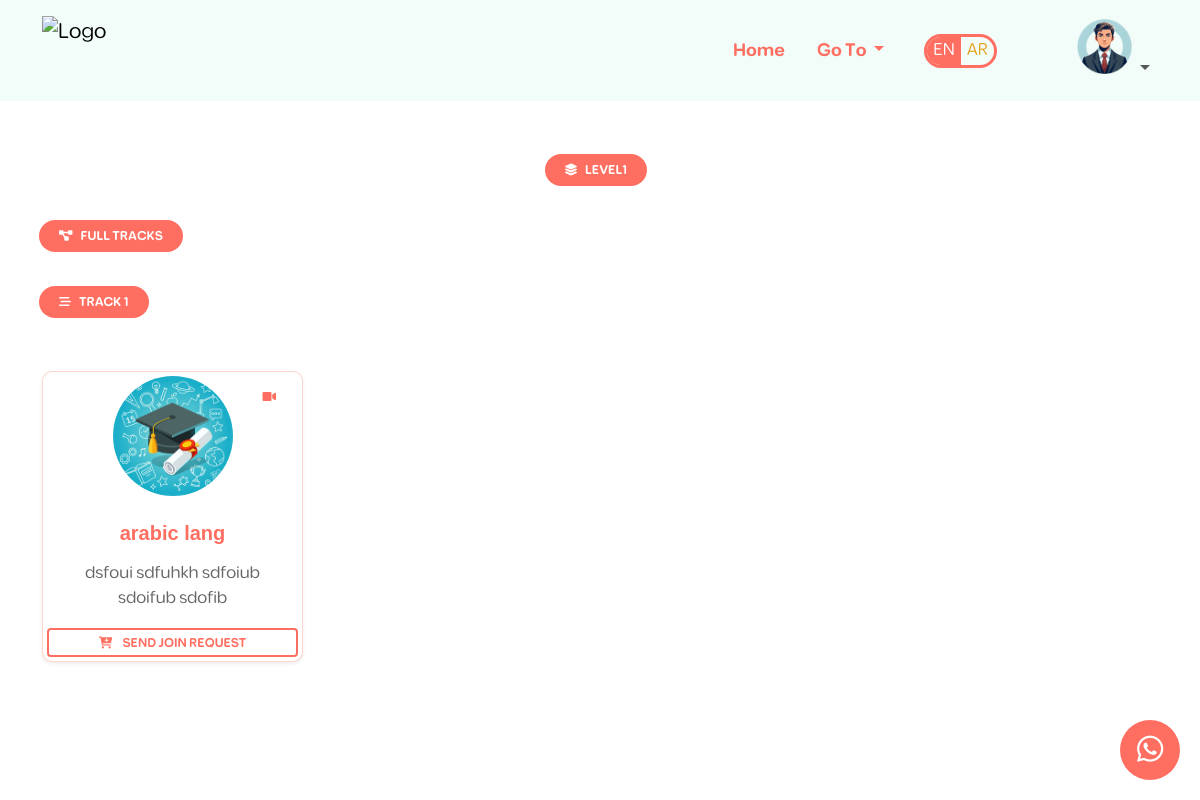
The page /courses/levels/ (signed in) on the database its author committed.
### courses/models.py (models this page shows, shortened)
class Level(models.Model):
    name = models.CharField(max_length=200)

class Track(models.Model):
    name = models.CharField(max_length=200)
    level = models.ForeignKey(Level, on_delete=models.CASCADE, related_name='tracks')

class Course(models.Model):
    name = models.CharField(max_length=200)
    description = models.TextField()
    image = models.ImageField(upload_to='courses/', default='defaults/default.jpg')
    preview_video = models.CharField(max_length=50, blank=True, null=True)
    level = models.ForeignKey(Level, on_delete=models.CASCADE, related_name='courses')
    track = models.ForeignKey(Track, on_delete=models.SET_NULL, null=True, blank=True, related_name='courses')

### courses/views.py (the view, shortened to what this page needs)
# urls.py: path('levels/',levels,name='levels'),
def levels(request):
    language = request.GET.get('lang', 'en')  # Default to 'en' if no language is specified
    levels = Level.objects.prefetch_related(
        'courses',
        'tracks',
        'tracks__courses',
    ).all()
    levels_data = []
    for level in levels:
        level_translation = LevelTranslation.objects.filter(level=level, language=language).first()
        level_name = level_translation.translated_name if level_translation else level.name
        individual_courses = []
        tracks = []
        for track in level.tracks.all():
            track_translation = TrackTranslation.objects.filter(track=track, language=language).first()
            track_name = track_translation.translated_name if track_translation else track.name
            courses = []
            for course in track.courses.all():
                course_translation = CourseTranslation.objects.filter(course=course, language=language).first()
                course_name = course_translation.translated_name if course_translation else course.name
                course_description = course_translation.translated_description if course_translation else course.description
                join_request_exists = None
                if request.user.is_authenticated:
                    join_request_exists = JoinRequest.objects.filter(student=request.user, course=course).exists()
                courses.append({
                    'id': course.id,
                    'name': course_name,
                    'description': course_description,
                    'image': course.image,
                    'preview_video': course.preview_video,
                    'join_request_exists': join_request_exists,
                })
            tracks.append({
                'id': track.id,
                'name': track_name,
                'courses': courses,
            })
        level_data = {
            'name': level_name,
            'id': level.id,
            'individual_courses': individual_courses,
            'tracks': tracks,
        }
        levels_data.append(level_data)
    context = {
        'levels': levels_data,
    }
    return render(request, 'courses/levels.html', context)

### about/context_processors.py (called while the page is built)
def get_logo_url(request):
    theme = Theme.objects.filter(active=True).first()
    logo_url = theme.logo.url if theme and theme.logo else None
    return {
        'logo_url': logo_url
    }

### courses/templates/courses/levels.html (shortened to what this page needs)
{% extends 'base.html' %}
{% load custom_filters %}
{% load static %}
{% block translationFolder %}data-translation-folder="levels"{% endblock %}
{% load custom_filters %}
{% block content %}
<section class="container my-5">
    <ul class="nav nav-pills mb-4 justify-content-center" id="levelTabs" role="tablist">
        {% for level in levels %}
        <li class="nav-item" role="presentation">
            <button class="nav-link {% if forloop.first %}active{% endif %}"
                    id="level-{{ level.id }}-tab"
                    data-mdb-toggle="tab"
                    data-mdb-target="#level-{{ level.id }}"
                    type="button"
                    role="tab"
                    aria-controls="level-{{ level.id }}"
                    aria-selected="{% if forloop.first %}true{% else %}false{% endif %}">
                <i class="fas fa-layer-group me-2"></i>{{ level.name }}
            </button>
        </li>
        {% endfor %}
    </ul>
    <div class="tab-content" id="levelTabsContent">
        {% for level in levels %}
        <div class="tab-pane fade {% if forloop.first %}show active{% endif %}"
             id="level-{{ level.id }}"
             role="tabpanel"
             aria-labelledby="level-{{ level.id }}-tab">
            <div class="row">
                <div class="col-12">
                    <ul class="nav nav-pills mb-4" id="mainTab-{{ level.id }}" role="tablist">
                        {% if level.tracks %}
                        <li class="nav-item" role="presentation">
                            <a class="nav-link {% if not level.individual_courses %}active{% endif %}"
                               id="tracks-{{ level.id }}-tab"
                               data-mdb-toggle="pill"
                               href="#tracks-{{ level.id }}"
                               role="tab"
                               aria-selected="{% if not level.individual_courses %}true{% else %}false{% endif %}">
                                <i class="fas fa-project-diagram me-2"></i><span data-translate="full_tracks">Full Tracks</span>
                            </a>
                        </li>
                        {% endif %}
                    </ul>
                    <div class="tab-content" id="mainTabContent-{{ level.id }}">
                        {% if level.tracks %}
                        <div class="tab-pane fade {% if not level.individual_courses %}show active{% endif %}"
                             id="tracks-{{ level.id }}"
                             role="tabpanel">
                            <ul class="nav nav-pills mb-4" id="trackTab-{{ level.id }}" role="tablist">
                                {% for track in level.tracks %}
                                <li class="nav-item" role="presentation">
                                    <a class="nav-link {% if forloop.first %}active{% endif %}"
                                       id="track-{{ track.id }}-{{ level.id }}-tab"
                                       data-mdb-toggle="tab"
                                       href="#track-{{ track.id }}-{{ level.id }}"
                                       role="tab"
                                       aria-selected="{% if forloop.first %}true{% else %}false{% endif %}">
                                        <i class="fas fa-stream me-2"></i>{{ track.name }}
                                    </a>
                                </li>
                                {% endfor %}
                            </ul>
                            <div class="tab-content" id="trackTabContent-{{ level.id }}">
                                {% for track in level.tracks %}
                                <div class="tab-pane fade {% if forloop.first %}show active{% endif %}"
                                    id="track-{{ track.id }}-{{ level.id }}"
                                    role="tabpanel">
                                    <div class="row">
                                        {% for course in track.courses %}
                                        <div class="col-lg-3 col-md-6 mb-4">
                                            {% include "courses/partials/course_card.html" with course=course %}
                                        </div>
                                        {% endfor %}
                                    </div>
                                </div>
                                {% endfor %}
                            </div>
                        </div>
                        {% endif %}
                    </div>
                </div>
            </div>
        </div>
        {% endfor %}
    </div>
</section>
{% endblock %}

### courses/templates/courses/partials/course_card.html (shortened to what this page needs)
{% load custom_filters %}
<div class="card card-bg mt-4 course-card shadow-sm hover-shadow transition-all position-relative" data-course-id="{{ course.id }}">
    {% if course.preview_video %}
        <a href="#"
           title="Show Details"
           data-mdb-toggle="modal"
           data-mdb-target="#course-details-modal-{{ course.id }}"
           onclick="event.stopPropagation();"
           class="btn btn-sm btn-link text-primary position-absolute"
           style="top: 10px; right: 10px; z-index: 1;">
            <i class="fas fa-video"></i>
        </a>
    {% endif %}
    <div class="d-flex flex-column align-items-center p-1">
        <div class="text-center">
            <img src="{{ course.image.url }}" alt="{{ course.name }} Icon" class="img-fluid rounded-circle mb-3" style="width: 120px; height: 120px; object-fit: cover;">
        </div>
        <h5 class="card-title text-primary text-center mb-3 fw-bold">{{ course.name }}</h5>
        <div class="card card-bg px-3 mb-3 w-100 text-center">
            <p class="text-muted mb-0">{{ course.description }}</p>
        </div>
        <div class="w-100 text-center">
            {% if request.user.is_authenticated %}
                {% if course.join_request_exists %}
                    <button class="btn btn-outline-primary btn-sm w-100" disabled>
                        <span data-translate="request_sent">Request Sent</span>
                    </button>
                {% else %}
                    <button class="btn btn-outline-primary btn-sm w-100 add-to-cart" data-course-id="{{ course.id }}">
                        <i class="fas fa-cart-plus me-2"></i> <span data-translate="send_join_request">Send Join Request</span>
                    </button>
                {% endif %}
            {% else %}
                <a href="{% url 'accounts:login' %}?next={{ request.path }}" class="btn btn-outline-primary btn-sm w-100">
                    <i class="fas fa-sign-in-alt me-2"></i> <span data-translate="login_to_add">Login to Add</span>
                </a>
            {% endif %}
        </div>
    </div>
</div>

### static/css/main.css (style rules this page uses)
:root { --main-color: #ff6f61; --second-main-color: #253b8d; --third-main-color: #dee5ff; --sub-color: #e4a11b; --card-bg-color: #F2FDFA; --card-title-color: #fa6355; --description-color: #666666; --second-description-color: #b6acac; --black-color: #333333; --light-black-color: rgb(35 36 37 / 80%); --white-color: #ffffff; --main-color-rgb: 255, 111, 97, 0.2; }
h1, h2, h3, h4, h5, h6 { font-family: 'DG-Trika', sans-serif; }
p, span, strong { font-family: 'SomarRounded', 'DG-Trika'; }
img, svg { vertical-align: baseline; }
body { font-family: 'SomarRounded', sans-serif; color: var(--description-color); }
.text-primary { color: var(--main-color) !important; }
.btn { font-family: 'SomarRounded', sans-serif; font-weight: 600; transition: all 0.3s; position: relative; z-index: 2; box-shadow: 0px 0px 15px rgba(var(--main-color-rgb), 0.2); }
p { font-family: 'SomarRounded', sans-serif; }
.btn-outline-primary { font-family: 'SomarRounded', sans-serif; color: var(--main-color); border-color: var(--main-color); font-weight: bold; transition: all 0.3s ease; }
.card { border: none; box-shadow: 0px 0px 15px rgba(var(--main-color-rgb), 0.2); background-color: var(--white-color); }
.btn-outline-primary { border-color: var(--main-color); color: var(--main-color); }
.text-muted { color: var(--description-color) !important; }
.img-fluid { max-width: 100%; height: auto; }
.course-card { border-radius: 10px; border: 1px solid #ff6f614a; }
.course-card img { width: 80px; height: 80px; object-fit: cover; border-radius: 50%; }

### courses/templates/courses/levels.html (style rules this page uses)
.nav-pills .nav-link { font-family: 'SomarRounded', sans-serif; font-weight: bold; color: var(--main-color); border-radius: 50px; padding: 10px 20px; margin: 5px; transition: all 0.3s ease; }
.nav-pills .nav-link.active { background-color: var(--main-color); color: var(--white-color); }
.course-card { transition: transform 0.3s ease, box-shadow 0.3s ease; }

### rows shown on the page
Level: name "LEVEL1"
Track: name "TRACK 1"
Course: name "arabic lang", description "dsfoui sdfuhkh sdfoiub sdoifub sdofib"
